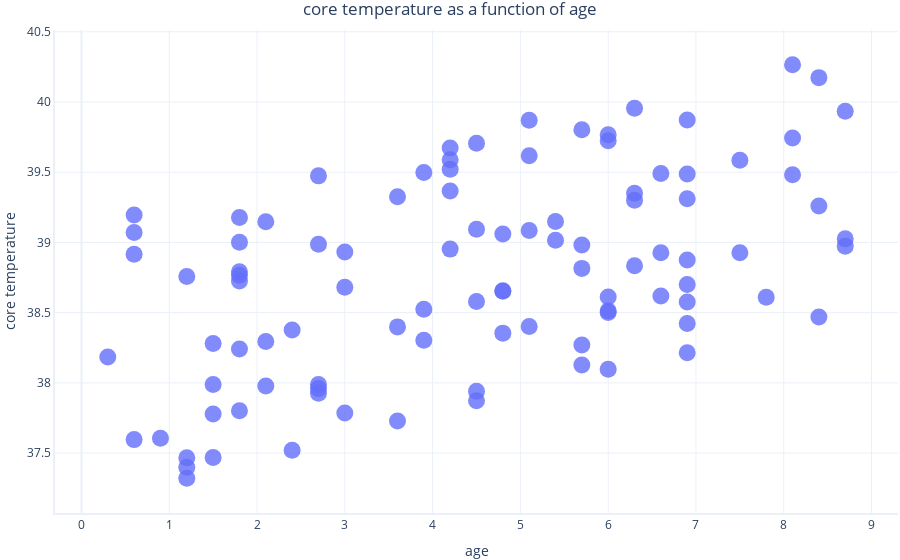

The code cell stored with this chart in its notebook:
### Markdown cell above
Olhando para o nosso recurso (idade), podemos ver que os cães tinham 9 anos ou menos de idade, e as idades são distribuídas uniformemente. Em outras palavras, nenhuma idade específica é substancialmente mais comum do que qualquer outra. 

Olhando para o nosso rótulo (core_temperature), a maioria dos cães parece ter uma temperatura interna ligeiramente elevada (normalmente esperaríamos ~37,5 graus Celsius), o que indica que eles não estão bem. Um pequeno número de cães tem uma temperatura acima de 40 graus, o que indica que eles não estão bem. 

Simplesmente porque a forma dessas distribuições é diferente, podemos supor que o recurso não será capaz de prever o rótulo extremamente bem. Por exemplo, se a velhice previsse perfeitamente quem teria uma temperatura alta, então o número de cães velhos corresponderia exatamente ao número de cães com uma temperatura alta. O modelo ainda pode acabar sendo útil, então vamos continuar. 

O próximo passo é avaliar a relação. Vamos traçar a relação entre os rótulos e os recursos.

### Code cell
graphing.scatter_2D(dataset, label_x="age", label_y="core_temperature", title='core temperature as a function of age')

### Figure 1 — Plotly figure (JSON) as saved in the notebook; plotly's stock layout.template omitted (floating-point values rounded to 4 significant figures)
{"data": [{"hovertemplate": "age=%{x}<br>core temperature=%{y}<extra></extra>", "legendgroup": "", "marker": {"color": "#636efa", "size": 17, "symbol": "circle"}, "mode": "markers", "name": "", "orientation": "v", "showlegend": false, "type": "scatter", "x": [6.9, 5.4, 5.4, 4.8, 4.8, 7.8, 2.7, 5.7, 1.5, 1.8, 4.2, 4.5, 1.5, 5.1, 4.8, 5.1, 3.6, 4.2, 2.7, 8.7, 0.9, 6.3, 1.2, 2.7, 6, 6, 0.6, 3.9, 6, 5.7, 6.9, 5.1, 2.1, 3.6, 6.3, 2.4, 8.4, 7.5, 5.7, 5.7, 2.7, 4.2, 6.9, 3, 1.8, 2.4, 6.3, 0.6, 1.8, 4.8, 8.4, 8.1, 6.3, 8.7, 4.5, 4.5, 7.5, 1.2, 5.7, 0.6, 6.9, 8.1, 0.6, 1.2, 6.6, 8.1, 2.7, 3.9, 4.2, 6.9, 1.2, 3.9, 3.6, 0.3, 3, 8.7, 2.1, 6.6, 1.5, 5.1, 6, 2.1, 6, 4.2, 1.5, 1.8, 1.8, 6.9, 6.9, 4.5, 1.8, 8.4, 3, 4.5, 1.8, 6.6, 6.9, 6], "xaxis": "x", "y": [38.42, 39.02, 39.15, 39.06, 38.66, 38.61, 39.47, 38.82, 37.78, 39.18, 39.52, 38.58, 38.28, 38.4, 38.65, 39.62, 37.73, 39.37, 37.99, 39.93, 37.61, 38.83, 37.4, 38.99, 39.72, 38.1, 37.6, 39.5, 38.5, 38.27, 38.7, 39.08, 38.29, 38.4, 39.3, 38.38, 38.47, 39.59, 38.13, 39.8, 37.93, 39.67, 38.21, 38.93, 37.8, 37.52, 39.35, 38.92, 38.73, 38.35, 40.17, 39.48, 39.96, 39.03, 39.71, 37.87, 38.93, 38.76, 38.98, 39.07, 39.31, 40.26, 39.2, 37.47, 38.62, 39.74, 37.96, 38.52, 39.59, 39.49, 37.32, 38.3, 39.33, 38.18, 37.79, 38.97, 37.98, 38.93, 37.99, 39.87, 38.51, 39.15, 38.61, 38.95, 37.47, 38.24, 38.77, 39.87, 38.87, 39.09, 39.0, 39.26, 38.68, 37.94, 38.79, 39.49, 38.58, 39.77], "yaxis": "y"}], "layout": {"autosize": true, "legend": {"tracegroupgap": 0}, "title": {"text": "core temperature as a function of age"}, "xaxis": {"anchor": "y", "autorange": true, "domain": [0, 1], "range": [-0.2754, 9.275], "title": {"text": "age"}, "type": "linear"}, "yaxis": {"anchor": "x", "autorange": true, "domain": [0, 1], "range": [37.01, 40.58], "title": {"text": "core temperature"}, "type": "linear"}}}
